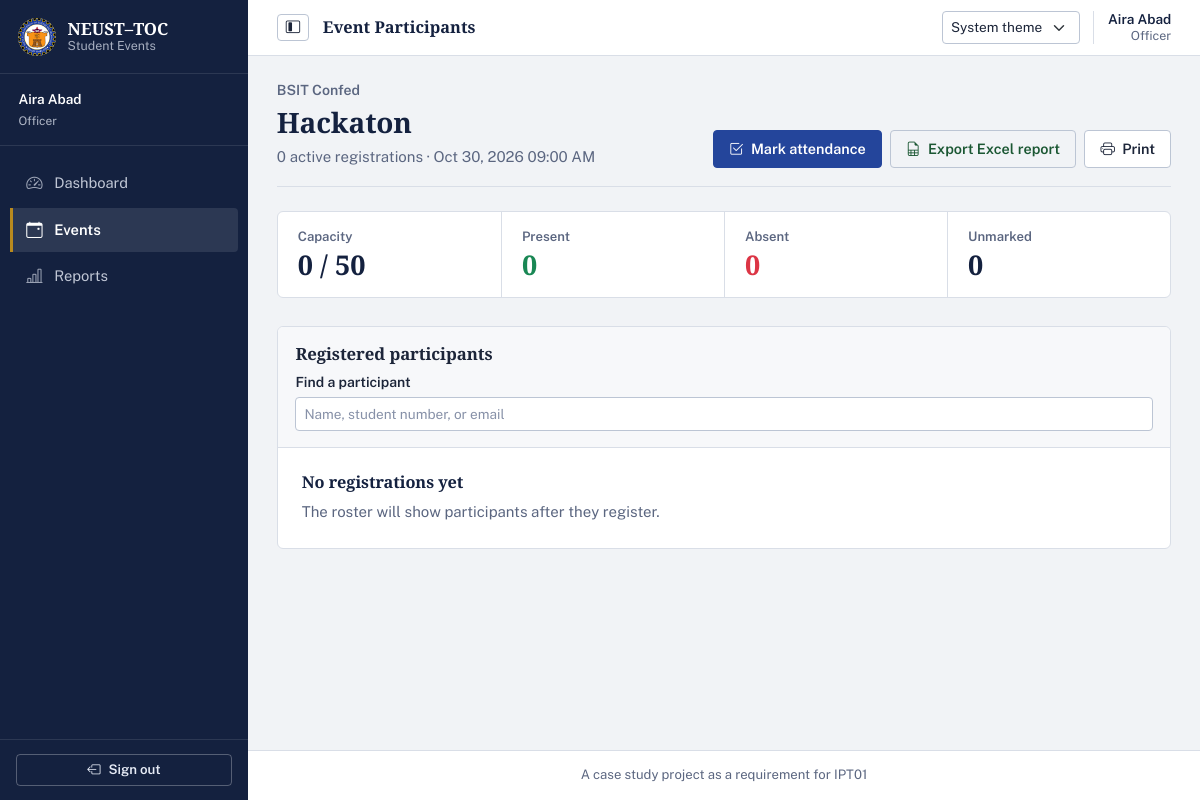
The app's page /officer/events/1/participants (signed in) with its own data.
### tables this page shows
CREATE TABLE users (
    user_id INTEGER PRIMARY KEY AUTOINCREMENT,
    student_no TEXT UNIQUE,
    full_name TEXT NOT NULL,
    email TEXT NOT NULL UNIQUE,
    password_hash TEXT NOT NULL,
    role TEXT NOT NULL CHECK(role IN ('admin', 'officer', 'student')),
    is_active INTEGER NOT NULL DEFAULT 1 CHECK(is_active IN (0, 1)),
    created_at TEXT NOT NULL DEFAULT (strftime('%Y-%m-%d %H:%M:%S', 'now', 'localtime'))
);

CREATE TABLE organizations (
    organization_id INTEGER PRIMARY KEY AUTOINCREMENT,
    name TEXT NOT NULL UNIQUE,
    description TEXT,
    contact_email TEXT,
    is_active INTEGER NOT NULL DEFAULT 1 CHECK(is_active IN (0, 1)),
    created_at TEXT NOT NULL DEFAULT (strftime('%Y-%m-%d %H:%M:%S', 'now', 'localtime'))
);

CREATE TABLE events (
    event_id INTEGER PRIMARY KEY AUTOINCREMENT,
    organization_id INTEGER NOT NULL,
    created_by INTEGER NOT NULL,
    title TEXT NOT NULL,
    description TEXT NOT NULL,
    venue TEXT NOT NULL,
    start_at TEXT NOT NULL,
    end_at TEXT,
    registration_deadline TEXT NOT NULL,
    capacity INTEGER NOT NULL CHECK(capacity > 0),
    status TEXT NOT NULL DEFAULT 'draft' CHECK(status IN ('draft', 'published', 'cancelled', 'completed')),
    created_at TEXT NOT NULL DEFAULT (strftime('%Y-%m-%d %H:%M:%S', 'now', 'localtime')),
    updated_at TEXT,
    FOREIGN KEY (organization_id) REFERENCES organizations(organization_id) ON DELETE RESTRICT,
    FOREIGN KEY (created_by) REFERENCES users(user_id) ON DELETE RESTRICT
);

### officer_routes.py (the view)
@officer_bp.route('/events/<int:event_id>/participants')
@officer_required
def event_participants(event_id):
    db = get_db()
    event = check_event_authorization(db, event_id, session['user_id'])
    participants = registration_service.get_event_registrations(db, event_id)
    reg_count = registration_service.get_registration_count(db, event_id)
    summary = attendance_service.get_attendance_summary(db, event_id)
    return render_template(
        'officer/participants.html',
        event=event,
        participants=participants,
        reg_count=reg_count,
        summary=summary
    )

### db.py (called while the page is built)
def get_db():
    if 'db' not in g:
        db_path = current_app.config.get('DATABASE', Config.DATABASE)
        g.db = sqlite3.connect(db_path)
        g.db.row_factory = sqlite3.Row
        g.db.execute('PRAGMA foreign_keys = ON')
    return g.db

### officer_routes.py (called while the page is built)
def officer_required(f):
    @wraps(f)
    def decorated_function(*args, **kwargs):
        if 'user_id' not in session:
            flash('Please log in to access this page.', 'warning')
            return redirect(url_for('auth.login'))
        if session.get('role') not in ('officer', 'admin'):
            abort(403)
        db = get_db()
        user = auth_service.get_user_by_id(db, session['user_id'])
        if not user or not user['is_active']:
            session.clear()
            flash('Your account has been deactivated.', 'danger')
            return redirect(url_for('auth.login'))
        return f(*args, **kwargs)
    return decorated_function

def check_event_authorization(db, event_id, user_id):
    event = event_service.get_event_by_id(db, event_id)
    if not event:
        abort(404)
    if session.get('role') == 'admin':
        return event
    if not auth_service.is_officer_of_organization(db, user_id, event['organization_id']):
        abort(403)
    return event

### services/attendance_service.py (called while the page is built)
def get_attendance_summary(db, event_id):
    result = db.execute(
        '''SELECT
               COUNT(CASE WHEN r.status = 'registered' THEN 1 END) as total_registered,
               COUNT(CASE WHEN a.attendance_status = 'present' THEN 1 END) as present_count,
               COUNT(CASE WHEN a.attendance_status = 'absent' THEN 1 END) as absent_count,
               COUNT(CASE WHEN r.status = 'registered' AND a.attendance_id IS NULL THEN 1 END) as unmarked_count
           FROM registrations r
           LEFT JOIN attendance a ON r.registration_id = a.registration_id
           WHERE r.event_id = ?''',
        (event_id,)
    ).fetchone()
    return dict(result) if result else {
        'total_registered': 0, 'present_count': 0,
        'absent_count': 0, 'unmarked_count': 0
    }

### services/auth_service.py (called while the page is built)
def get_user_by_id(db, user_id):
    return db.execute('SELECT * FROM users WHERE user_id = ?', (user_id,)).fetchone()

def is_officer_of_organization(db, user_id, organization_id):
    result = db.execute(
        '''SELECT member_role FROM organization_members
           WHERE user_id = ? AND organization_id = ?
           AND member_role IN ('officer', 'president')''',
        (user_id, organization_id)
    ).fetchone()
    return result is not None

### templates/officer/participants.html (shortened to what this page needs)
{% extends "base.html" %}
{% block content %}
<header class="page-heading">
    <div>
        <div class="page-context">{{ event.organization_name }}</div>
        <h1>{{ event.title }}</h1>
        <p>{{ summary.total_registered }} active registration{{ '' if summary.total_registered == 1 else 's' }} · {{ event.start_at|datetimeformat }}</p>
    </div>
    <div class="d-flex flex-wrap gap-2">
        <a href="{{ url_for('officer.event_attendance', event_id=event.event_id) }}" class="btn btn-primary">
            <i class="bi bi-check2-square me-1" aria-hidden="true"></i> Mark attendance
        </a>
        <a href="{{ url_for('officer.event_export_xlsx', event_id=event.event_id) }}" class="btn btn-outline-success">
            <i class="bi bi-file-earmark-spreadsheet me-1" aria-hidden="true"></i> Export Excel report
        </a>
        <button type="button" class="btn btn-outline-secondary" data-print-trigger>
            <i class="bi bi-printer me-1" aria-hidden="true"></i> Print
        </button>
    </div>
</header>
<div class="stat-strip" aria-label="Attendance totals">
    <div><span class="stat-label">Capacity</span><div class="stat-value">{{ summary.total_registered }} / {{ event.capacity }}</div></div>
    <div><span class="stat-label">Present</span><div class="stat-value text-success">{{ summary.present_count }}</div></div>
    <div><span class="stat-label">Absent</span><div class="stat-value text-danger">{{ summary.absent_count }}</div></div>
    <div><span class="stat-label">Unmarked</span><div class="stat-value">{{ summary.unmarked_count }}</div></div>
</div>
<section class="card data-table-card">
    <div class="card-header py-3">
        <h2 class="card-title">Registered participants</h2>
        <label for="participant-search" class="form-label mt-2 mb-0">Find a participant</label>
        <input id="participant-search" type="search" class="form-control form-control-sm mt-1"
               placeholder="Name, student number, or email" data-table-search="participant-table">
    </div>
    {% if participants %}
    <div class="table-responsive">
        <table id="participant-table" class="table table-hover align-middle">
            <thead><tr><th>#</th><th>Student number</th><th>Name</th><th>Email</th><th>Registration</th><th>Registered</th><th>Attendance</th></tr></thead>
            <tbody>
            {% for p in participants %}
            <tr data-search-row>
                <td>{{ loop.index }}</td>
                <td>{{ p.student_no or 'N/A' }}</td>
                <td class="fw-semibold">{{ p.full_name }}</td>
                <td><small>{{ p.email }}</small></td>
                <td>
                    {% if p.status == 'registered' %}<span class="badge bg-success">Registered</span>
                    {% else %}<span class="badge bg-secondary">Cancelled</span>{% endif %}
                </td>
                <td><small>{{ p.registered_at }}</small></td>
                <td>
                    {% if p.attendance_status == 'present' %}<span class="badge bg-success">Present</span>
                    {% elif p.attendance_status == 'absent' %}<span class="badge bg-danger">Absent</span>
                    {% else %}<span class="badge bg-secondary">Not marked</span>{% endif %}
                </td>
            </tr>
            {% endfor %}
            </tbody>
        </table>
    </div>
    {% else %}
    <div class="p-4">
        <h3 class="h5">No registrations yet</h3>
        <p class="text-muted mb-0">The roster will show participants after they register.</p>
    </div>
    {% endif %}
</section>
{% endblock %}

### templates/base.html (shortened to what this page needs)
<!DOCTYPE html>
<html lang="en" data-bs-theme="light" data-theme-preference="system">
<head>
    <link href="https://cdn.jsdelivr.net/npm/bootstrap@5.3.2/dist/css/bootstrap.min.css" rel="stylesheet"
>
    <link rel="stylesheet" href="https://cdn.jsdelivr.net/npm/bootstrap-icons@1.11.3/font/bootstrap-icons.min.css">
    <link rel="stylesheet" href="{{ url_for('static', filename='css/style.css') }}">
</head>
<body>
    {% if current_user %}
    <aside class="sidebar" id="sidebar">
        <div class="sidebar-header">
            <a class="sidebar-brand" href="{{ url_for('index') }}" aria-label="NEUST–TOC Student Events home">
                <img src="{{ url_for('static', filename='images/logo.jpg') }}" alt="" class="sidebar-logo">
                <span class="sidebar-brand-copy">
                    <strong>NEUST–TOC</strong>
                    <small>Student Events</small>
                </span>
            </a>
        </div>
        <div class="sidebar-user">
            <div class="sidebar-user-copy">
                <div class="fw-semibold text-truncate">{{ current_user.full_name }}</div>
                <small class="text-capitalize opacity-75">{{ current_user.role }}</small>
            </div>
        </div>
        <nav class="sidebar-nav" aria-label="Main navigation">
            <ul class="nav flex-column">
                {% if session.role == 'admin' %}
                <li class="nav-item">
                    <a class="nav-link {% if request.endpoint == 'admin.dashboard' %}active{% endif %}"
                       {% if request.endpoint == 'admin.dashboard' %}aria-current="page"{% endif %}
                       aria-label="Dashboard"
                       href="{{ url_for('admin.dashboard') }}">
                        <i class="bi bi-speedometer2 me-2" aria-hidden="true"></i><span class="nav-label">Dashboard</span>
                    </a>
                </li>
                <li class="nav-item">
                    <a class="nav-link {% if request.endpoint and request.endpoint.startswith('admin.user') %}active{% endif %}"
                       {% if request.endpoint and request.endpoint.startswith('admin.user') %}aria-current="page"{% endif %}
                       aria-label="Users"
                       href="{{ url_for('admin.users') }}">
                        <i class="bi bi-people me-2" aria-hidden="true"></i><span class="nav-label">Users</span>
                    </a>
                </li>
                <li class="nav-item">
                    <a class="nav-link {% if request.endpoint and request.endpoint.startswith('admin.organization') %}active{% endif %}"
                       {% if request.endpoint and request.endpoint.startswith('admin.organization') %}aria-current="page"{% endif %}
                       aria-label="Organizations"
                       href="{{ url_for('admin.organizations') }}">
                        <i class="bi bi-building me-2" aria-hidden="true"></i><span class="nav-label">Organizations</span>
                    </a>
                </li>
                <li class="nav-item">
                    <a class="nav-link {% if request.endpoint == 'admin.reports' %}active{% endif %}"
                       {% if request.endpoint == 'admin.reports' %}aria-current="page"{% endif %}
                       aria-label="Reports"
                       href="{{ url_for('admin.reports') }}">
                        <i class="bi bi-bar-chart-line me-2" aria-hidden="true"></i><span class="nav-label">Reports</span>
                    </a>
                </li>
                {% elif session.role == 'officer' %}
                <li class="nav-item">
                    <a class="nav-link {% if request.endpoint == 'officer.dashboard' %}active{% endif %}"
                       aria-label="Dashboard"
                       href="{{ url_for('officer.dashboard') }}">
                        <i class="bi bi-speedometer2 me-2" aria-hidden="true"></i><span class="nav-label">Dashboard</span>
                    </a>
                </li>
                <li class="nav-item">
                    <a class="nav-link {% if request.endpoint and request.endpoint.startswith('officer.event') %}active{% endif %}"
                       {% if request.endpoint and request.endpoint.startswith('officer.event') %}aria-current="page"{% endif %}
                       aria-label="Events"
                       href="{{ url_for('officer.events') }}">
                        <i class="bi bi-calendar-event me-2" aria-hidden="true"></i><span class="nav-label">Events</span>
                    </a>
                </li>
                <li class="nav-item">
                    <a class="nav-link {% if request.endpoint == 'officer.reports' %}active{% endif %}"
                       aria-label="Reports"
                       href="{{ url_for('officer.reports') }}">
                        <i class="bi bi-bar-chart-line me-2" aria-hidden="true"></i><span class="nav-label">Reports</span>
                    </a>
                </li>
                {% endif %}
            </ul>
        </nav>
        <div class="sidebar-footer">
            <form method="POST" action="{{ url_for('auth.logout') }}">
                <button type="submit" class="btn btn-outline-light btn-sm w-100" aria-label="Sign out">
                <i class="bi bi-box-arrow-left me-2" aria-hidden="true"></i><span class="nav-label">Sign out</span>
                </button>
            </form>
        </div>
    </aside>
    {% endif %}
    <main class="{{ 'main-content' if current_user else 'guest-content' }}">
        {% if current_user %}
        <header class="app-topbar">
            <div class="topbar-leading">
                <button class="btn btn-outline-secondary sidebar-toggle" type="button" id="sidebarToggle"
                        aria-label="Collapse navigation" aria-controls="sidebar" aria-expanded="true">
                    <i class="bi bi-layout-sidebar-inset" aria-hidden="true"></i>
                </button>
                <div class="topbar-breadcrumb">
                    <span class="topbar-current">
                        {{ request.endpoint.rsplit('.', 1)[-1]|replace('_', ' ')|title if request.endpoint else 'Home' }}
                    </span>
                </div>
            </div>
            <div class="topbar-actions">
                <select class="form-select form-select-sm theme-picker" id="themePicker" data-theme-picker>
                    <option value="system">System theme</option>
                </select>
                <span class="topbar-account d-none d-sm-flex">
                    <span class="topbar-account-name">{{ current_user.full_name }}</span>
                    <span class="topbar-account-role text-capitalize">{{ current_user.role }}</span>
                </span>
            </div>
        </header>
        {% endif %}
        <div class="{{ 'container-fluid py-4' if current_user else 'container' }}">
            {% block content %}{% endblock %}
        </div>
        {% if current_user %}
        <footer class="app-footer">
            <div class="container-fluid">
                <p class="mb-0 text-center text-muted small">
                    A case study project as a requirement for IPT01
                </p>
            </div>
        </footer>
        {% endif %}
    </main>
</body>
</html>

### records on screen
users: full_name "Aira Abad", role "Officer"
organizations: organization_name "BSIT Confed"
events: title "Hackaton", start_at "Oct 30, 2026 09:00 AM", capacity "50"

### other values on screen
{{ summary.total_registered }} "0"
{{ '' if summary.total_registered == 1 else 's' }} "s"
{{ summary.present_count }} "0"
{{ summary.absent_count }} "0"
{{ summary.unmarked_count }} "0"
